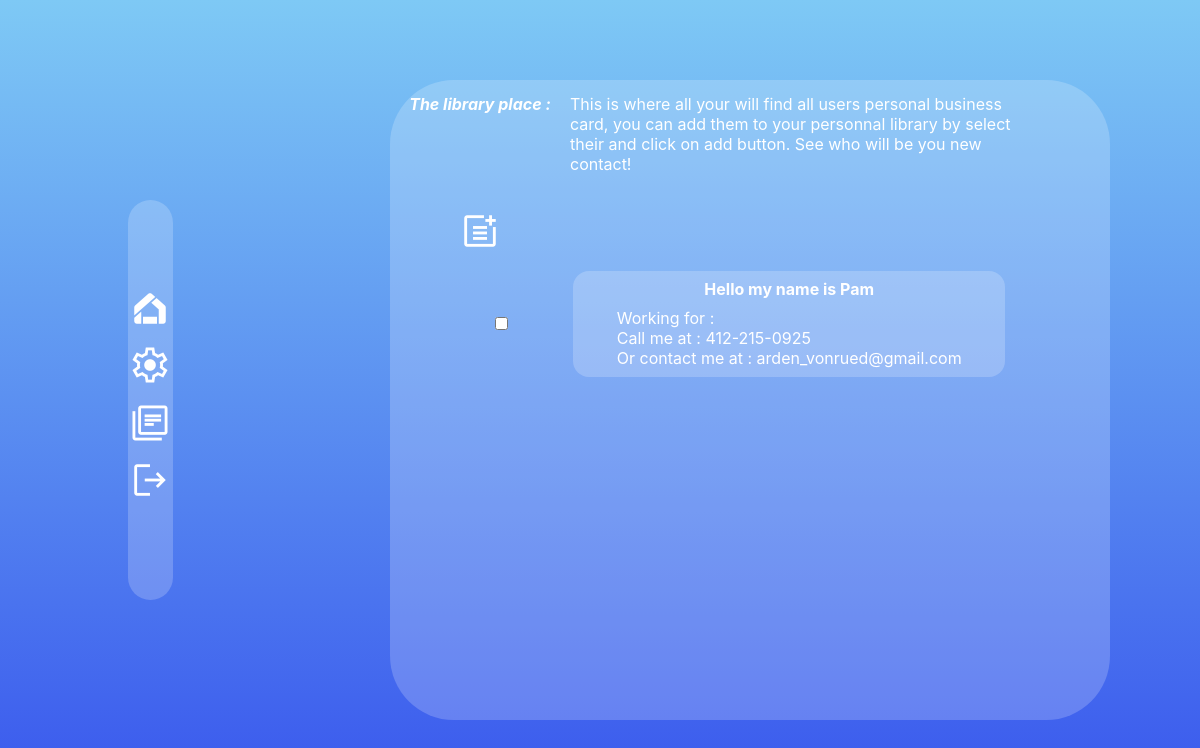
Page /libraryPlace.php (signed in) on the committed database.
### tables this page shows
CREATE TABLE `business_card` (
  `id` int(11) NOT NULL,
  `user_id` int(11) NOT NULL,
  `name` varchar(56) DEFAULT NULL,
  `company_name` varchar(56) DEFAULT NULL,
  `email` text NOT NULL,
  `telephone_number` varchar(56) DEFAULT NULL
);

### controller/libraryPlace.php (called while the page is built, shortened)
<?php
include_once './view/libraryPlace.php';
require_once './model/Bdd.php';

### libraryPlace.php (called while the page is built, shortened)
<?php
include_once './controller/libraryPlace.php';

### model/Bdd.php (the view, shortened to what this page needs)
<?php
class Bdd
{
    private string $host_name = 'localhost';
    private string $database = 'ktr-msc-ls1';
    private string $user_name = 'root';
    private string $pass_word = 'root';
    private PDO $dbh;
    public function __construct()
    {
        try {
            $this->dbh = new PDO("mysql:dbname={$this->database};host={$this->host_name};charset=utf8", $this->user_name, $this->pass_word);
        } catch (PDOException $e) {
            echo 'Failed to connect to bdd : ' . $e->getMessage();
            exit();
        }
    }
    public function loadLibraries(int $id, bool $personalLibrary = true): void
    {
        switch ($personalLibrary) {
            case false:
                $res = $this->dbh->prepare('SELECT b.* FROM business_card b inner join user u on b.user_id != u.id where u.id = ? and b.id not in (SELECT l.business_card_id from library l where l.user_id = ?);');
                $res->execute([$id, $id]);
                break;
        }
        $lines = $res->fetchAll();
        foreach ($lines as $line) {
            echo "<li class='element-library'>";
            echo "<input type='checkbox' name='id[]' value='" . $line['id'] . "'/>";
            echo "<div class='card_data'>
                       <div>
                            <h5 class='card_name'>Hello my name is " . $line['name'] . "</h5>
                       </div>
                       <ul class='card_list_data'>
                            <li>Working for : " . $line['company_name'] . "</li>
                            <li>Call me at : " . $line['telephone_number'] . "</li>
                            <li>Or contact me at : " . $line['email'] . "</li>
                       </ul>
                   </div>";
            echo "</li>";
        }
    }
}

### view/css/user_home.css (style rules this page uses)
.element-library { display: flex; list-style: none; flex-direction: row; justify-content: space-around; align-items: center; width: 80%; padding-top: 2%; }

### view/css/myTemplate.css (style rules this page uses)
* { margin: 0; padding: 0; font-family: -apple-system, BlinkMacSystemFont, 'Segoe UI', Roboto, Oxygen, Ubuntu, Cantarell, 'Open Sans', 'Helvetica Neue', sans-serif; font-size: 16px; }
body { height: 100vh; display: grid; grid-template-columns: 25% 75%; background: linear-gradient(#7EC9F5, #3957ED) !important; }

### view/css/cardDesign.css (style rules this page uses)
.card_data { background: rgba(255, 255, 255, .2); color: white; width: 75%; border-radius: 1rem; display: flex; align-items: center; justify-content: center; flex-direction: column; }
.card_data > div { padding-top: 2%; display: flex; justify-content: center; align-items: center; }
.card_list_data { padding-top: 2%; padding-bottom: 2%; list-style: none; display: flex; justify-content: center; align-items: flex-start; flex-direction: column; }

### rows in the picture
business_card: name "Pam", telephone_number "412-215-0925", email "arden_vonrued@gmail.com"
